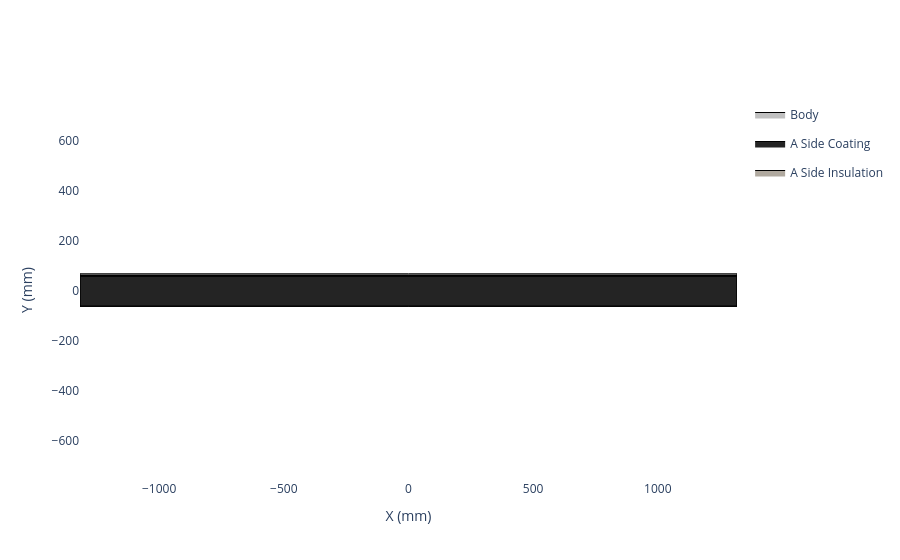
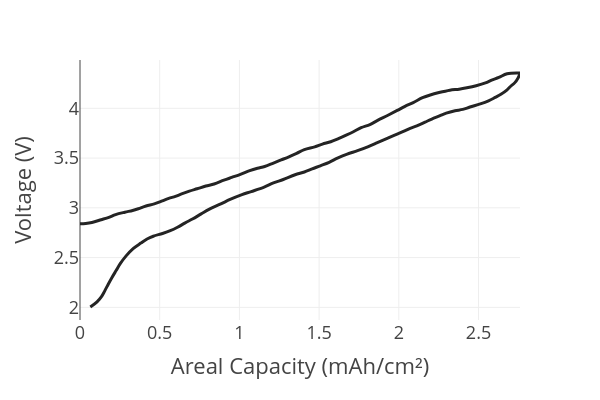

These figures' notebook cell, in order:
### Code cell
# create the cathode

insulation_material = InsulationMaterial.from_database("Aluminium Oxide, 95%")

my_cathode = Cathode(
    formulation=cathode_formulation,
    current_collector=cathode_current_collector,
    calender_density=2.64,
    mass_loading=18.18,
    insulation_material=insulation_material,
    insulation_thickness=3,
    name='UniGrid-NCO32140'
)

my_cathode._get_full_top_down_view().show()
my_cathode.plot_half_cell_curve(areal=True, width=600, height=400).show()

### Figure 1 — Plotly figure (JSON) as saved in the notebook; plotly's stock layout.template omitted (floating-point values rounded to 4 significant figures)
{"data": [{"fill": "toself", "fillcolor": "#C0C0C0", "legendgroup": "Body", "line": {"color": "black", "width": 1}, "mode": "lines", "name": "Body", "showlegend": true, "type": "scatter", "x": [-1318.0, -1318.0, -1318.0, 1318.0, 1318.0, 1318.0, -1318.0], "y": [-62.0, 62.0, 68.0, 68.0, 62.0, -62.0, -62.0]}, {"fill": "toself", "fillcolor": "#242424", "line": {"color": "black", "width": 1}, "mode": "lines", "name": "A Side Coating", "type": "scatter", "x": [-1318.0, -1318.0, -1318.0, 1318.0, 1318.0, 1318.0, -1318.0, -1318.0, -1318.0, -1318.0, 1318.0, 1318.0, 1318.0, -1318.0], "y": [-62.0, 59.5, 59.5, 59.5, 59.5, -62.0, -62.0, -62.0, 59.5, 59.5, 59.5, 59.5, -62.0, -62.0]}, {"fill": "toself", "fillcolor": "#B0A99F", "line": {"color": "black", "width": 1}, "mode": "lines", "name": "A Side Insulation", "type": "scatter", "x": [-1318.0, -1318.0, 1318.0, 1318.0, -1318.0, -1318.0, -1318.0, 1318.0, 1318.0, -1318.0], "y": [59.5, 62.0, 62.0, 59.5, 59.5, 59.5, 62.0, 62.0, 59.5, 59.5]}], "layout": {"paper_bgcolor": "white", "plot_bgcolor": "white", "xaxis": {"scaleanchor": "y", "showgrid": false, "title": {"text": "X (mm)"}, "zeroline": false}, "yaxis": {"showgrid": false, "title": {"text": "Y (mm)"}, "zeroline": false}}}

### Figure 2 — Plotly figure (JSON) as saved in the notebook; plotly's stock layout.template omitted (floating-point values rounded to 4 significant figures)
{"data": [{"hovertemplate": "Areal Capacity (mAh/cm²)=%{x}<br>Voltage (V)=%{y}<extra></extra>", "legendgroup": "", "line": {"color": "#242424", "dash": "solid", "shape": "spline"}, "marker": {"symbol": "circle"}, "mode": "lines", "name": "", "orientation": "v", "showlegend": false, "type": "scatter", "x": [0.0, 0.0356, 0.0744, 0.1327, 0.1812, 0.2233, 0.2815, 0.3301, 0.3656, 0.4142, 0.466, 0.5113, 0.5566, 0.5986, 0.6374, 0.686, 0.7345, 0.7895, 0.8413, 0.9028, 0.9513, 1.006, 1.065, 1.113, 1.158, 1.213, 1.262, 1.31, 1.359, 1.408, 1.472, 1.521, 1.573, 1.621, 1.67, 1.715, 1.764, 1.819, 1.867, 1.932, 1.99, 2.038, 2.09, 2.149, 2.197, 2.252, 2.32, 2.378, 2.427, 2.485, 2.543, 2.582, 2.627, 2.679, 2.76, 2.76, 2.76, 2.747, 2.728, 2.699, 2.679, 2.64, 2.605, 2.563, 2.511, 2.446, 2.401, 2.352, 2.297, 2.255, 2.207, 2.165, 2.113, 2.071, 2.029, 1.974, 1.909, 1.854, 1.809, 1.741, 1.676, 1.615, 1.563, 1.508, 1.456, 1.408, 1.349, 1.275, 1.213, 1.155, 1.074, 1.016, 0.9416, 0.8834, 0.8089, 0.7604, 0.7054, 0.6601, 0.6116, 0.5663, 0.5177, 0.4595, 0.4207, 0.3818, 0.3333, 0.288, 0.2524, 0.2265, 0.2006, 0.178, 0.1553, 0.1359, 0.1068, 0.0647], "xaxis": "x", "y": [2.839, 2.843, 2.853, 2.881, 2.905, 2.932, 2.957, 2.974, 2.991, 3.019, 3.039, 3.067, 3.095, 3.115, 3.14, 3.167, 3.191, 3.219, 3.24, 3.278, 3.305, 3.336, 3.374, 3.399, 3.416, 3.45, 3.481, 3.513, 3.547, 3.585, 3.613, 3.64, 3.664, 3.696, 3.73, 3.765, 3.806, 3.837, 3.879, 3.93, 3.979, 4.02, 4.058, 4.106, 4.134, 4.158, 4.182, 4.193, 4.207, 4.227, 4.255, 4.283, 4.31, 4.348, 4.355, 4.355, 4.348, 4.303, 4.258, 4.217, 4.186, 4.141, 4.11, 4.075, 4.044, 4.013, 3.989, 3.975, 3.951, 3.924, 3.892, 3.861, 3.823, 3.799, 3.768, 3.73, 3.685, 3.647, 3.616, 3.575, 3.54, 3.499, 3.457, 3.423, 3.392, 3.361, 3.333, 3.285, 3.25, 3.209, 3.164, 3.133, 3.084, 3.039, 2.984, 2.939, 2.888, 2.849, 2.805, 2.77, 2.742, 2.715, 2.687, 2.646, 2.591, 2.514, 2.439, 2.369, 2.3, 2.235, 2.166, 2.111, 2.055, 2.003], "yaxis": "y"}], "layout": {"height": 400, "legend": {"tracegroupgap": 0}, "margin": {"t": 60}, "width": 600, "xaxis": {"anchor": "y", "domain": [0.0, 1.0], "title": {"text": "Areal Capacity (mAh/cm²)"}}, "yaxis": {"anchor": "x", "domain": [0.0, 1.0], "title": {"text": "Voltage (V)"}}}}
